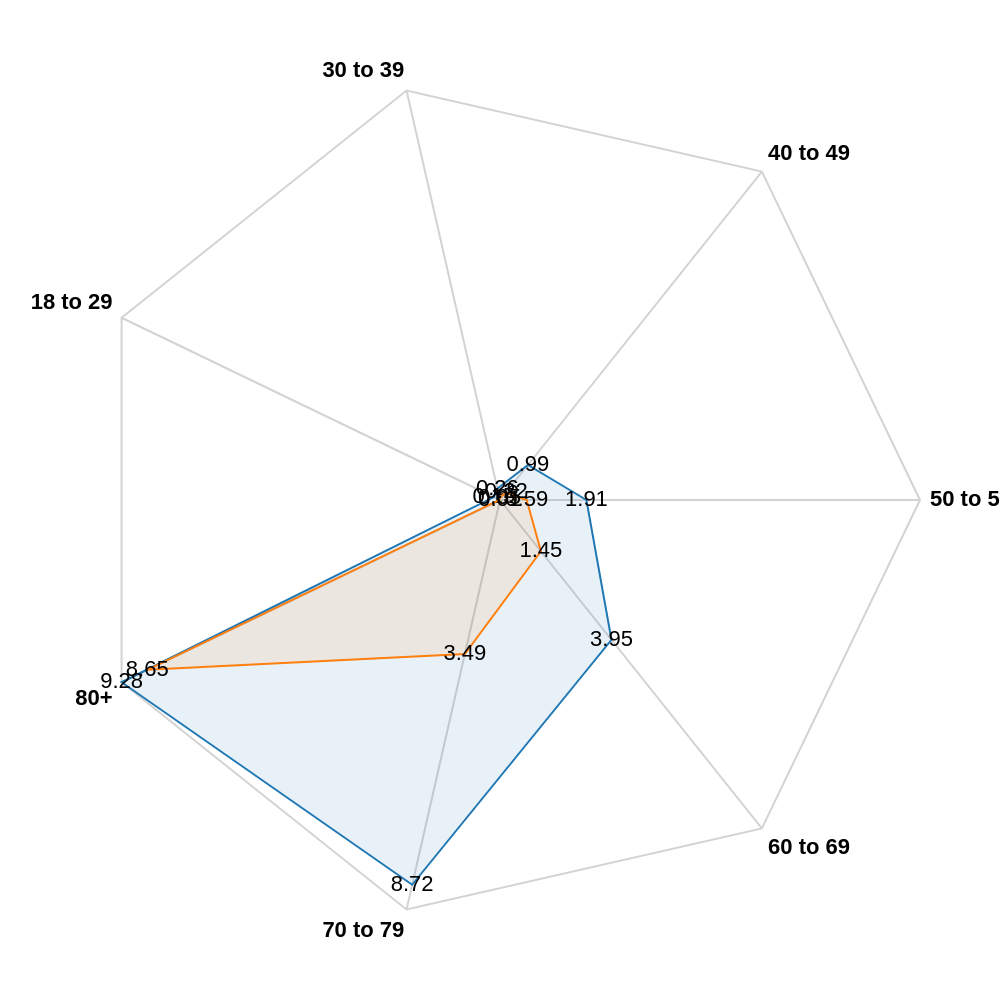

Write the Vega-Lite specification saved for this chart.
### Vega specification from a JSON file in a GitHub repository (floating-point values rounded to 4 significant figures)
{"$schema": "https://vega.github.io/schema/vega/v5.json", "description": "A radar chart example, showing multiple dimensions in a radial layout.", "width": 500, "height": 500, "padding": 40, "autosize": {"type": "none", "contains": "padding"}, "signals": [{"name": "radius", "update": "width / 2"}], "data": [{"name": "table", "values": [{"key": "18 to 29", "value": 0.15, "category": "Unvaccinated"}, {"key": "30 to 39", "value": 0.26, "category": "Unvaccinated"}, {"key": "40 to 49", "value": 0.99, "category": "Unvaccinated"}, {"key": "50 to 59", "value": 1.91, "category": "Unvaccinated"}, {"key": "60 to 69", "value": 3.95, "category": "Unvaccinated"}, {"key": "70 to 79", "value": 8.72, "category": "Unvaccinated"}, {"key": "80+", "value": 9.28, "category": "Unvaccinated"}, {"key": "18 to 29", "value": 0.01, "category": "Fully Vaccinated"}, {"key": "30 to 39", "value": 0.05, "category": "Fully Vaccinated"}, {"key": "40 to 49", "value": 0.22, "category": "Fully Vaccinated"}, {"key": "50 to 59", "value": 0.59, "category": "Fully Vaccinated"}, {"key": "60 to 69", "value": 1.45, "category": "Fully Vaccinated"}, {"key": "70 to 79", "value": 3.49, "category": "Fully Vaccinated"}, {"key": "80+", "value": 8.65, "category": "Fully Vaccinated"}]}, {"name": "keys", "source": "table", "transform": [{"type": "aggregate", "groupby": ["key"]}]}], "scales": [{"name": "angular", "type": "point", "range": {"signal": "[-PI, PI]"}, "padding": 0.5, "domain": {"data": "table", "field": "key"}}, {"name": "radial", "type": "linear", "range": {"signal": "[0, radius]"}, "zero": true, "nice": false, "domain": {"data": "table", "field": "value"}, "domainMin": 0}, {"name": "color", "type": "ordinal", "domain": {"data": "table", "field": "category"}, "range": {"scheme": "category10"}}], "encode": {"enter": {"x": {"signal": "radius"}, "y": {"signal": "radius"}}}, "marks": [{"type": "group", "name": "categories", "zindex": 1, "from": {"facet": {"data": "table", "name": "facet", "groupby": ["category"]}}, "marks": [{"type": "line", "name": "category-line", "from": {"data": "facet"}, "encode": {"enter": {"interpolate": {"value": "linear-closed"}, "x": {"signal": "scale('radial', datum.value) * cos(scale('angular', datum.key))"}, "y": {"signal": "scale('radial', datum.value) * sin(scale('angular', datum.key))"}, "stroke": {"scale": "color", "field": "category"}, "strokeWidth": {"value": 1}, "fill": {"scale": "color", "field": "category"}, "fillOpacity": {"value": 0.1}}}}, {"type": "text", "name": "value-text", "from": {"data": "category-line"}, "encode": {"enter": {"x": {"signal": "datum.x"}, "y": {"signal": "datum.y"}, "text": {"signal": "datum.datum.value"}, "align": {"value": "center"}, "baseline": {"value": "middle"}, "fill": {"value": "black"}}}}]}, {"type": "rule", "name": "radial-grid", "from": {"data": "keys"}, "zindex": 0, "encode": {"enter": {"x": {"value": 0}, "y": {"value": 0}, "x2": {"signal": "radius * cos(scale('angular', datum.key))"}, "y2": {"signal": "radius * sin(scale('angular', datum.key))"}, "stroke": {"value": "lightgray"}, "strokeWidth": {"value": 1}}}}, {"type": "text", "name": "key-label", "from": {"data": "keys"}, "zindex": 1, "encode": {"enter": {"x": {"signal": "(radius + 5) * cos(scale('angular', datum.key))"}, "y": {"signal": "(radius + 5) * sin(scale('angular', datum.key))"}, "text": {"field": "key"}, "align": [{"test": "abs(scale('angular', datum.key)) > PI / 2", "value": "right"}, {"value": "left"}], "baseline": [{"test": "scale('angular', datum.key) > 0", "value": "top"}, {"test": "scale('angular', datum.key) == 0", "value": "middle"}, {"value": "bottom"}], "fill": {"value": "black"}, "fontWeight": {"value": "bold"}}}}, {"type": "line", "name": "outer-line", "from": {"data": "radial-grid"}, "encode": {"enter": {"interpolate": {"value": "linear-closed"}, "x": {"field": "x2"}, "y": {"field": "y2"}, "stroke": {"value": "lightgray"}, "strokeWidth": {"value": 1}}}}]}
